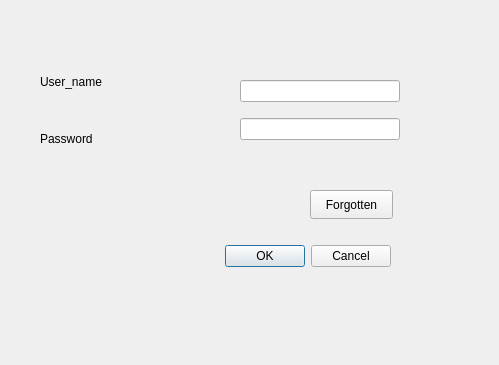
<?xml version="1.0" encoding="UTF-8"?>
<ui version="4.0">
 <class>login</class>
 <widget class="QDialog" name="login">
  <property name="geometry">
   <rect>
    <x>0</x>
    <y>0</y>
    <width>499</width>
    <height>365</height>
   </rect>
  </property>
  <property name="windowTitle">
   <string>Dialog</string>
  </property>
  <widget class="QDialogButtonBox" name="buttonBox">
   <property name="geometry">
    <rect>
     <x>50</x>
     <y>240</y>
     <width>341</width>
     <height>32</height>
    </rect>
   </property>
   <property name="orientation">
    <enum>Qt::Horizontal</enum>
   </property>
   <property name="standardButtons">
    <set>QDialogButtonBox::Cancel|QDialogButtonBox::Ok</set>
   </property>
  </widget>
  <widget class="QWidget" name="verticalLayoutWidget">
   <property name="geometry">
    <rect>
     <x>40</x>
     <y>70</y>
     <width>160</width>
     <height>80</height>
    </rect>
   </property>
   <layout class="QVBoxLayout" name="verticalLayout">
    <item>
     <widget class="QLabel" name="label_3">
      <property name="text">
       <string>User_name</string>
      </property>
     </widget>
    </item>
    <item>
     <widget class="QLabel" name="label">
      <property name="text">
       <string/>
      </property>
     </widget>
    </item>
    <item>
     <widget class="QLabel" name="label_2">
      <property name="text">
       <string>Password</string>
      </property>
     </widget>
    </item>
   </layout>
  </widget>
  <widget class="QWidget" name="verticalLayoutWidget_2">
   <property name="geometry">
    <rect>
     <x>240</x>
     <y>70</y>
     <width>160</width>
     <height>80</height>
    </rect>
   </property>
   <layout class="QVBoxLayout" name="verticalLayout_2">
    <item>
     <widget class="QLineEdit" name="Uname"/>
    </item>
    <item>
     <widget class="QLineEdit" name="pass"/>
    </item>
   </layout>
  </widget>
  <widget class="QPushButton" name="pushButton">
   <property name="geometry">
    <rect>
     <x>310</x>
     <y>190</y>
     <width>83</width>
     <height>29</height>
    </rect>
   </property>
   <property name="text">
    <string>Forgotten</string>
   </property>
  </widget>
 </widget>
 <resources/>
 <connections>
  <connection>
   <sender>buttonBox</sender>
   <signal>accepted()</signal>
   <receiver>login</receiver>
   <slot>accept()</slot>
   <hints>
    <hint type="sourcelabel">
     <x>248</x>
     <y>254</y>
    </hint>
    <hint type="destinationlabel">
     <x>157</x>
     <y>274</y>
    </hint>
   </hints>
  </connection>
  <connection>
   <sender>buttonBox</sender>
   <signal>rejected()</signal>
   <receiver>login</receiver>
   <slot>reject()</slot>
   <hints>
    <hint type="sourcelabel">
     <x>316</x>
     <y>260</y>
    </hint>
    <hint type="destinationlabel">
     <x>286</x>
     <y>274</y>
    </hint>
   </hints>
  </connection>
 </connections>
</ui>
